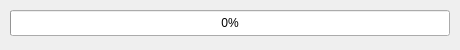
<?xml version="1.0" encoding="UTF-8"?>
<ui version="4.0">
 <class>MainWindow</class>
 <widget class="QMainWindow" name="MainWindow">
  <property name="geometry">
   <rect>
    <x>0</x>
    <y>0</y>
    <width>460</width>
    <height>50</height>
   </rect>
  </property>
  <property name="sizePolicy">
   <sizepolicy hsizetype="Preferred" vsizetype="Preferred">
    <horstretch>0</horstretch>
    <verstretch>0</verstretch>
   </sizepolicy>
  </property>
  <property name="minimumSize">
   <size>
    <width>0</width>
    <height>0</height>
   </size>
  </property>
  <property name="maximumSize">
   <size>
    <width>16777215</width>
    <height>16777215</height>
   </size>
  </property>
  <property name="baseSize">
   <size>
    <width>460</width>
    <height>60</height>
   </size>
  </property>
  <property name="windowTitle">
   <string>Viking update downloader</string>
  </property>
  <property name="windowIcon">
   <iconset resource="../viking-one/res.qrc">
    <normaloff>:/new/ico/app.ico</normaloff>:/new/ico/app.ico</iconset>
  </property>
  <property name="locale">
   <locale language="English" country="UnitedStates"/>
  </property>
  <widget class="QWidget" name="centralWidget">
   <widget class="QProgressBar" name="DownloadProgressBar">
    <property name="geometry">
     <rect>
      <x>10</x>
      <y>10</y>
      <width>440</width>
      <height>26</height>
     </rect>
    </property>
    <property name="sizePolicy">
     <sizepolicy hsizetype="Fixed" vsizetype="Fixed">
      <horstretch>0</horstretch>
      <verstretch>0</verstretch>
     </sizepolicy>
    </property>
    <property name="maximum">
     <number>100</number>
    </property>
    <property name="value">
     <number>0</number>
    </property>
    <property name="format">
     <string>%p%</string>
    </property>
   </widget>
  </widget>
 </widget>
 <layoutdefault spacing="6" margin="11"/>
 <resources>
  <include location="../viking-one/res.qrc"/>
 </resources>
 <connections/>
</ui>
